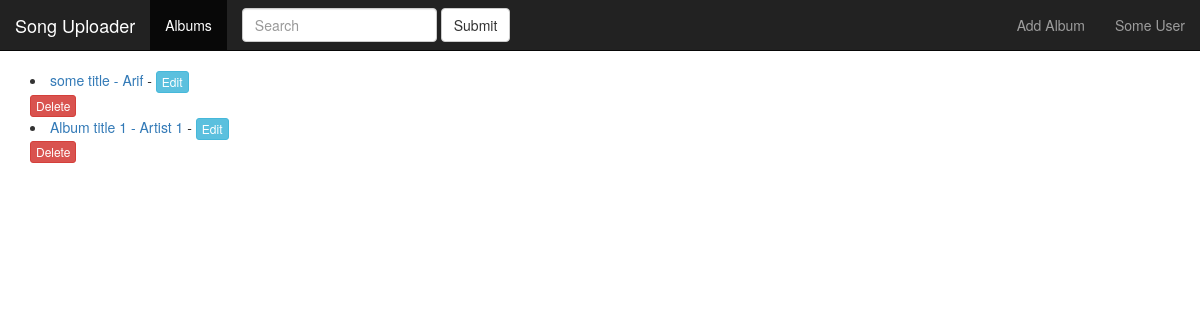
/music/, run on an earlier commit of the app's database.
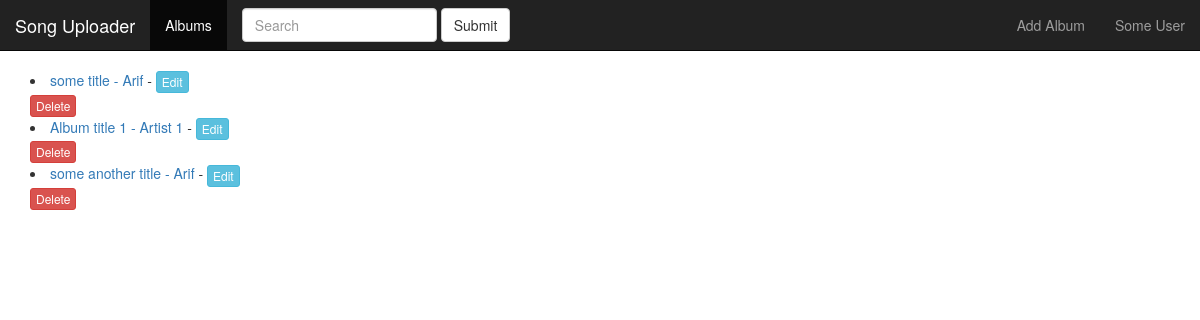
And on a later commit of the database.
### music/models.py (models this page shows, shortened)
class Album(models.Model):
    artist = models.CharField(max_length=250)
    album_title = models.CharField(max_length=500)
    genre = models.CharField(max_length=250)
    album_logo = models.FileField()

### music/views.py (the view)
class IndexView(generic.ListView):
    template_name = 'music/index.html'
    context_object_name = 'all_albums'
    def get_queryset(self):
        return Album.objects.all()

### music/templates/music/index.html (shortened to what this page needs)
{% extends "music/layout.html" %}
{% block content %}
    {% for album in all_albums  %}
    <li>
        <a href="{% url 'music:detail' album.id %}">
            {{ album.album_title }} - {{ album.artist }}
        </a>
        -
        <a href="{% url 'music:album-update' album.id %}" class="btn btn-xs btn-info">Edit</a>
        <form class="" action="{% url 'music:album-delete' album.id %}" method="post">
            <input type="submit" class="btn btn-xs btn-danger" name="" value="Delete">
        </form>
    </li>
    {% endfor %}
{% endblock %}

What changed in the data, as far as the page shows it:
added Album: album_title "some another title", artist "Arif"
